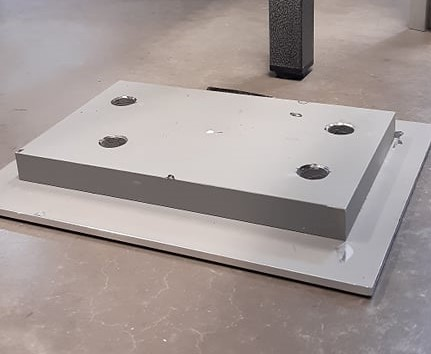
#> input picture Codes/dataset/img1.jpg, 431 x 354 px
$ python cannyEdge.py dataset/img1.jpg
#> lines starting #> are read from the running program, lines starting #| are printed output that depends on the picture
import numpy as np
import cv2 as cv
from matplotlib import pyplot as plt
import sys

img = cv.imread(sys.argv[1],0)
#> img: shape (354, 431); min 0, max 255, mean 156.8
edges = cv.Canny(img,100,200)
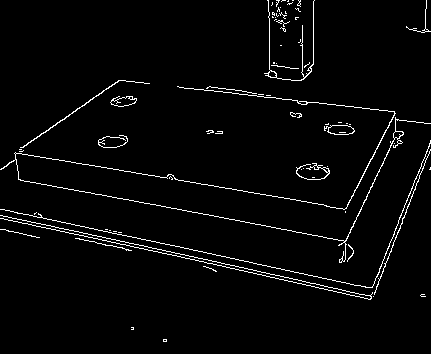
#> edges: shape (354, 431); 2.8% white in thin lines or dots
plt.subplot(121),plt.imshow(img,cmap = 'gray')
plt.title('Original Image'), plt.xticks([]), plt.yticks([])
plt.subplot(122),plt.imshow(edges,cmap = 'gray')
plt.title('Edge Image'), plt.xticks([]), plt.yticks([])

cv.imwrite('cannyEdge.png',edges)

plt.show()
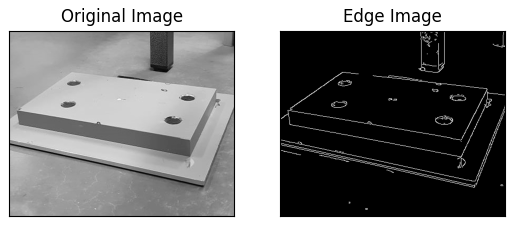
#> figure drawn by matplotlib, 2 panels
